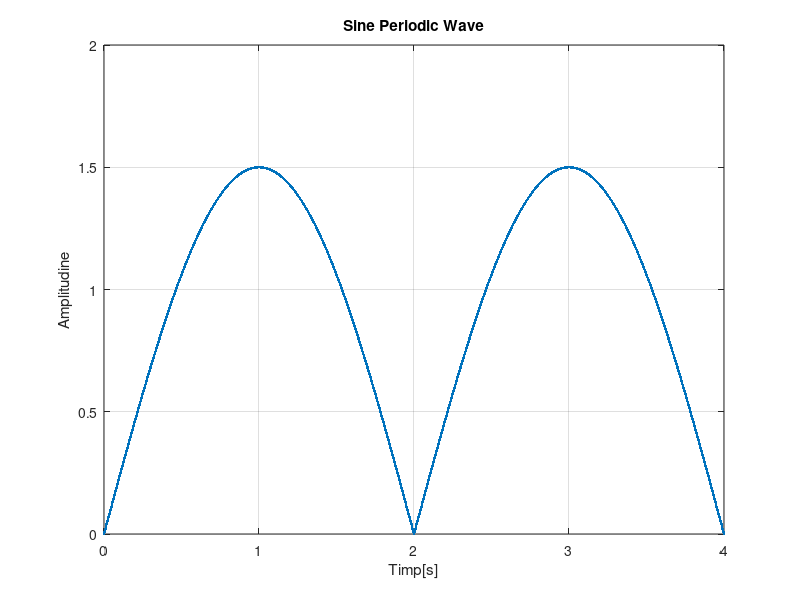
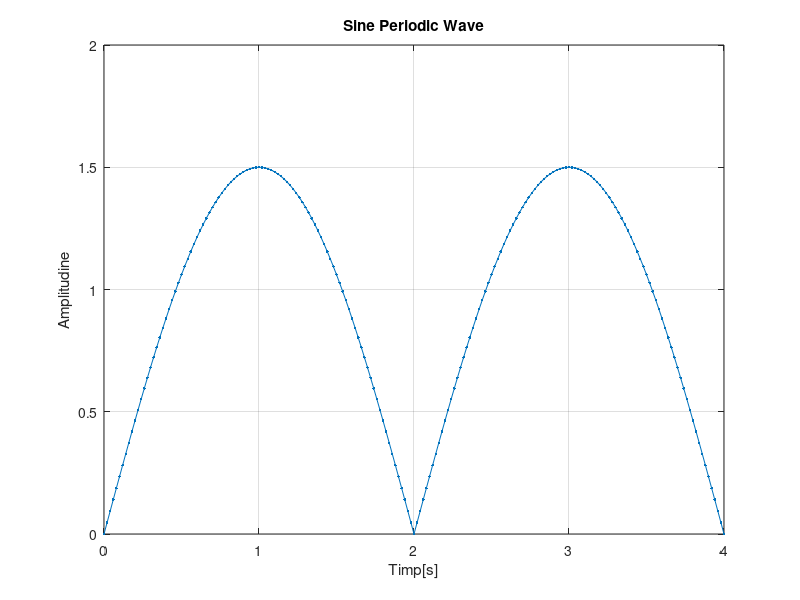
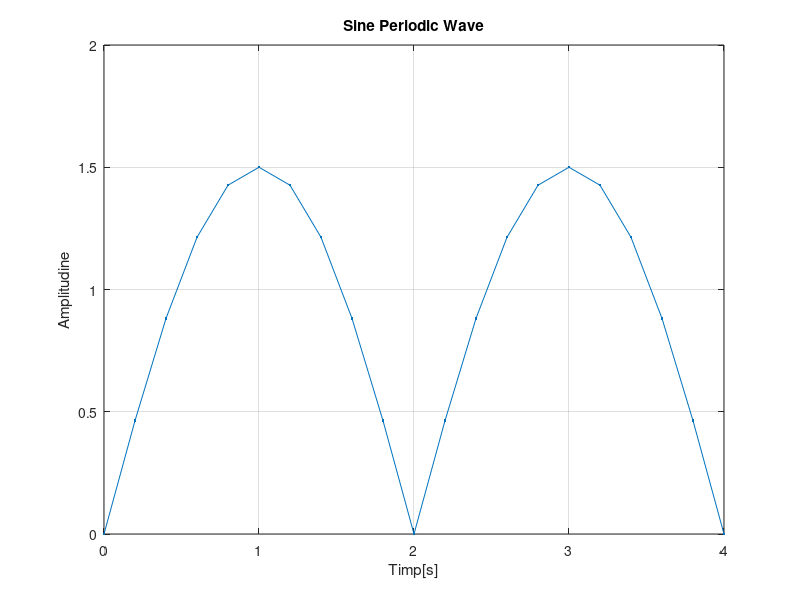

Write the MATLAB code that produced these figures, in order.
figure(1);
A=1.5;%amplitudine
T=4;
F=1/T;
t=0:0.002:4;%timpul de la 0 la 4 secunde cu rezolutie temporara de 2ms
s=abs(A*sin(2*pi*F*t));%sintaxa sin deseneaa un grafic sinusoidal cu amplitudinea A, perioada t si frecventa F
plot(t,s,'.-'),xlabel('Timp[s]'),ylabel('Amplitudine'),title('Sine Periodic Wave'),grid;

figure(2);
A=1.5;
T=4;
F=1/T;
t=0:0.02:4;%timpul de la 0 la 4 secunde cu rezolutie temporara de 20ms
s=abs(A*sin(2*pi*F*t));%sintaxa sin deseneaa un grafic sinusoidal cu amplitudinea A, perioada t si frecventa F
plot(t,s,'.-'),xlabel('Timp[s]'),ylabel('Amplitudine'),title('Sine Periodic Wave'),grid;

figure(3);
A=1.5;
T=4;
F=1/T;
t=0:0.2:4;%timpul de la 0 la 4 secunde cu rezolutie temporara de 200ms
s=abs(A*sin(2*pi*F*t));%sintaxa sin deseneaa un grafic sinusoidal cu amplitudinea A, perioada t si frecventa F
plot(t,s,'.-'),xlabel('Timp[s]'),ylabel('Amplitudine'),title('Sine Periodic Wave'),grid;